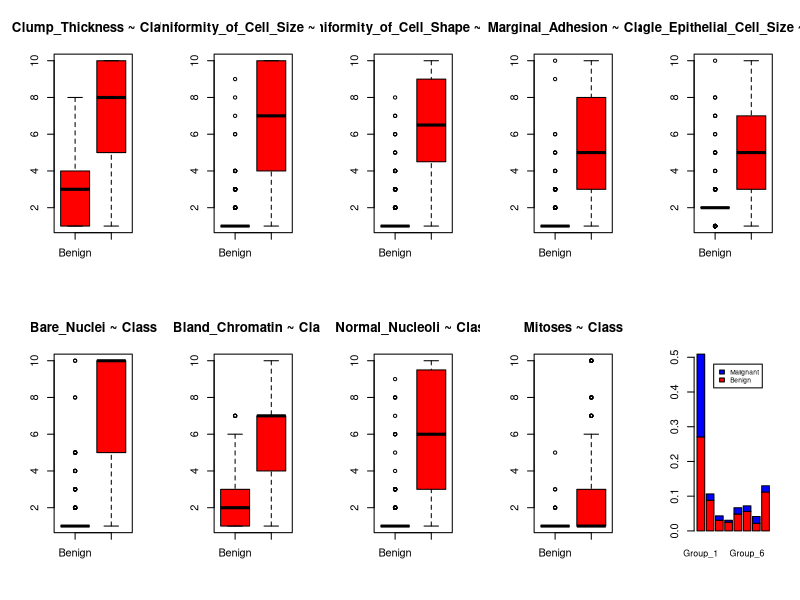

Recreate this plot in R.
## ---- chunk 1
dataset <-  read.csv("Breast_Cancer_train.data",sep = "h", header = FALSE)
mis_datos <- data.frame(lapply(X = dataset, FUN = function(t) gsub(pattern = "_", replacement = "", x = t, fixed = TRUE)))
colnames(mis_datos) <- c("Sample_Code_Number","Clump_Thickness","Uniformity_of_Cell_Size","Uniformity_of_Cell_Shape","Marginal_Adhesion","Single_Epithelial_Cell_Size","Bare_Nuclei","Bland_Chromatin","Normal_Nucleoli","Mitoses","Group","Class")

# Columna: Class
mis_datos[mis_datos == "?"] <- NA
unique(mis_datos$Class)
mis_datos$Class[mis_datos$Class == "3"] <- NA
mis_datos$Class[mis_datos$Class == "44"] <- 4 
mis_datos$Class[mis_datos$Class == "20"] <- 2
mis_datos$Class <- as.factor(mis_datos$Class)
levels(mis_datos$Class) <- c("Benign","Malignant")

# Columna: Group
unique(mis_datos$Group)
mis_datos$Group <- as.factor(mis_datos$Group)
levels(mis_datos$Group) <- c('Group_1','Group_2','Group_3','Group_4','Group_5','Group_6','Group_7','Group_8')

# Columnas numéricas
library("dplyr")
mis_datos <- mis_datos%>% 
  mutate_at(c("Sample_Code_Number","Clump_Thickness","Uniformity_of_Cell_Size","Uniformity_of_Cell_Shape","Marginal_Adhesion","Single_Epithelial_Cell_Size","Bare_Nuclei","Bland_Chromatin","Normal_Nucleoli","Mitoses"), as.numeric)
tipo_clase <- sapply(mis_datos,class)

# Columna Clump_Thickness
unique(mis_datos$Clump_Thickness)
mis_datos$Clump_Thickness[mis_datos$Clump_Thickness == 100] <- 10
mis_datos$Clump_Thickness[mis_datos$Clump_Thickness == 30] <- 3

# Columna Uniformity_of_Cell_Size
unique(mis_datos$Uniformity_of_Cell_Size)
mis_datos$Uniformity_of_Cell_Size[mis_datos$Uniformity_of_Cell_Size == 30] <- 3

# Columna Uniformity_of_Cell_Shape
unique(mis_datos$Uniformity_of_Cell_Shape)
mis_datos$Uniformity_of_Cell_Shape[mis_datos$Uniformity_of_Cell_Shape == 80] <- 8
mis_datos$Uniformity_of_Cell_Shape[mis_datos$Uniformity_of_Cell_Shape == -7] <- 7

# Columna Marginal_Adhesion
unique(mis_datos$Marginal_Adhesion)
mis_datos$Marginal_Adhesion[mis_datos$Marginal_Adhesion == 100] <- 10
mis_datos$Marginal_Adhesion[mis_datos$Marginal_Adhesion == -1] <- 1

# Columna Single_Epithelial_Cell_Size
unique(mis_datos$Single_Epithelial_Cell_Size)
mis_datos$Single_Epithelial_Cell_Size[mis_datos$Single_Epithelial_Cell_Size == 60] <- 6
mis_datos$Single_Epithelial_Cell_Size[mis_datos$Single_Epithelial_Cell_Size == 100] <- 10

# Columna Bare_Nuclei
unique(mis_datos$Bare_Nuclei)

# Columna Bland_Chromatin
unique(mis_datos$Bland_Chromatin)
mis_datos$Bland_Chromatin[mis_datos$Bland_Chromatin == 11] <- 1

# Columna Normal_Nucleoli
unique(mis_datos$Normal_Nucleoli)

df_mis_variables <- data.frame(tipo_de_clase = tipo_clase)


## ---- chunk 2
par(mfrow = c(2,5))
for(i in 2:10) {
  boxplot(mis_datos[,i] ~ mis_datos[,12], main =paste0(names(mis_datos[i])," ~ Class" ), xlab = NULL, ylab = NULL, col = "red")
}
## ---- chunk 3
valores = table(mis_datos[,12],mis_datos[,11])
proporciones1 = prop.table(valores)
barplot(proporciones1, main = colnames(mis_datos[,11]),legend.text = TRUE,args.legend = list(cex = 0.60), cex.names = 0.8, col = c("red","blue"),beside = FALSE)

## ---- chunk 4
mis_pvalores_var_num <- NULL
for (i in 2:10){
  modelos_num <- glm(mis_datos[,12] ~ mis_datos[,i], family = binomial(link = "logit"))
  mis_pvalores_var_num <- c(mis_pvalores_var_num,(summary(modelos_num)$coefficients[2,4]))
  
}
nombres_variables <- names(mis_datos[2:10])
mis_pvalores_var_num <- data.frame(mis_pvalores_var_num,row.names = nombres_variables)
colnames(mis_pvalores_var_num)[1] <- "pvalores"

## ---- chunk 5
mis_pvalores_var_fac <- NULL
modelo_var_fac <- glm(mis_datos[,12] ~ mis_datos[,11], family = binomial(link = "logit"))
mis_pvalores_var_fac <- c(mis_pvalores_var_fac, (summary(modelo_var_fac)$coefficients[1:max(nlevels(mis_datos[,11])),4]))
mis_pvalores_var_fac <- data.frame(mis_pvalores_var_fac,row.names = levels(mis_datos$Group))
colnames(mis_pvalores_var_fac)[1] <- "pvalores"

## ---- chunk 6
#Unir pvalores para ambos tipos de variables
mis_pvalores <- rbind(mis_pvalores_var_num,mis_pvalores_var_fac)


## ---- chunk 7
#Crear dummies
Group1 <- ifelse(mis_datos$Group == 'Group_1',0,1)
Group2 <- ifelse(mis_datos$Group == 'Group_2',0,1)
Group3 <- ifelse(mis_datos$Group == 'Group_3',0,1)
Group4 <- ifelse(mis_datos$Group == 'Group_4',0,1)
Group5 <- ifelse(mis_datos$Group == 'Group_5',0,1)
Group6 <- ifelse(mis_datos$Group == 'Group_6',0,1)
Group7 <- ifelse(mis_datos$Group == 'Group_7',0,1)
Group8 <- ifelse(mis_datos$Group == 'Group_8',0,1)


## ---- chunk 8
modelo_multivariante <- glm(Class ~ Clump_Thickness + Uniformity_of_Cell_Size + Uniformity_of_Cell_Shape + Marginal_Adhesion + Single_Epithelial_Cell_Size + Bare_Nuclei + Bland_Chromatin + Normal_Nucleoli + Mitoses + Group2 + Group4 + Group5 + Group6 + Group8, data = mis_datos, family = binomial(link = "logit"))
summary(modelo_multivariante)
## ---- chunk 9
modelo_multivariante <- glm(Class ~ Clump_Thickness + Marginal_Adhesion + Bare_Nuclei + Bland_Chromatin + Group2, data = mis_datos, family = binomial(link = "logit"))
summary(modelo_multivariante)
## ---- chunk 10
modelo_multivariante <- glm(Class ~ Clump_Thickness + Marginal_Adhesion + Bare_Nuclei + Bland_Chromatin, data = mis_datos, family = binomial(link = "logit"))
summary(modelo_multivariante)
## ---- chunk 11
test_data <- read.csv("Breast_Cancer_test.data", sep = "\\" , header = FALSE)
test_data <- data.frame(lapply(X = test_data, FUN = function(t) gsub(pattern = '/', replacement = "", x = t, fixed = TRUE)))
colnames(test_data) <- c("Sample_Code_Number","Clump_Thickness","Uniformity_of_Cell_Size","Uniformity_of_Cell_Shape","Marginal_Adhesion","Single_Epithelial_Cell_Size","Bare_Nuclei","Bland_Chromatin","Normal_Nucleoli","Mitoses","Group")

test_data[test_data == "?"] <- NA
test_data <- test_data %>% 
  mutate_if(is.character,as.numeric)

# Columna Clump_Thickness
unique(test_data$Clump_Thickness)
test_data$Clump_Thickness[test_data$Clump_Thickness == 80] <- 8

# Columna Uniformity_of_Cell_Size
unique(test_data$Uniformity_of_Cell_Size)
test_data$Uniformity_of_Cell_Size[test_data$Uniformity_of_Cell_Size == 30] <- 3

# Columna Uniformity_of_Cell_Shape
unique(test_data$Uniformity_of_Cell_Shape)

# Columna Marginal_Adhesion
unique(test_data$Marginal_Adhesion)

# Columna Single_Epithelial_Cell_size
unique(test_data$Single_Epithelial_Cell_Size)

# Columna Bare_Nuclei
unique(test_data$Bare_Nuclei)

# Columna Normal_Nucleoli
unique(test_data$Normal_Nucleoli)

# Columna Bland_Chromatin
unique(test_data$Bland_Chromatin)

# Columna Normal_Nucleoli
unique(test_data$Normal_Nucleoli)

# Columna Mitoses
unique(test_data$Mitoses)

# Columna Group
unique(test_data$Group)
test_data$Group[test_data$Group == 60] <- 6
test_data$Group <- as.factor(test_data$Group)
levels(test_data$Group) <- c('Group_1','Group_2','Group_3','Group_4','Group_5','Group_6','Group_7','Group_8')

Group1 <- ifelse(test_data$Group == 'Group_1',0,1)
Group2 <- ifelse(test_data$Group == 'Group_2',0,1)
Group3 <- ifelse(test_data$Group == 'Group_3',0,1)
Group4 <- ifelse(test_data$Group == 'Group_4',0,1)
Group5 <- ifelse(test_data$Group == 'Group_5',0,1)
Group6 <- ifelse(test_data$Group == 'Group_6',0,1)
Group7 <- ifelse(test_data$Group == 'Group_7',0,1)
Group8 <- ifelse(test_data$Group == 'Group_8',0,1)


## ---- chunk 12
library(caret)
trainIndex <- createDataPartition(y = mis_datos$Class, p = 0.8, list = FALSE)
training <- mis_datos
model <- train(Class ~ Clump_Thickness + Marginal_Adhesion + Bare_Nuclei + Bland_Chromatin, data = training, method = "glm", family = "binomial", na.action = na.pass)
predictions <- predict(model, newdata = test_data, type = "raw")
length(predictions) <- length(test_data$Sample_Code_Number)
mis_resultados <- data.frame(sample_id = test_data$Sample_Code_Number , predicted_value = predictions)

print(model)
print(predictions)

mis_resultados2 <-write.csv(mis_resultados, "mis_resultados.csv", row.names=TRUE)


